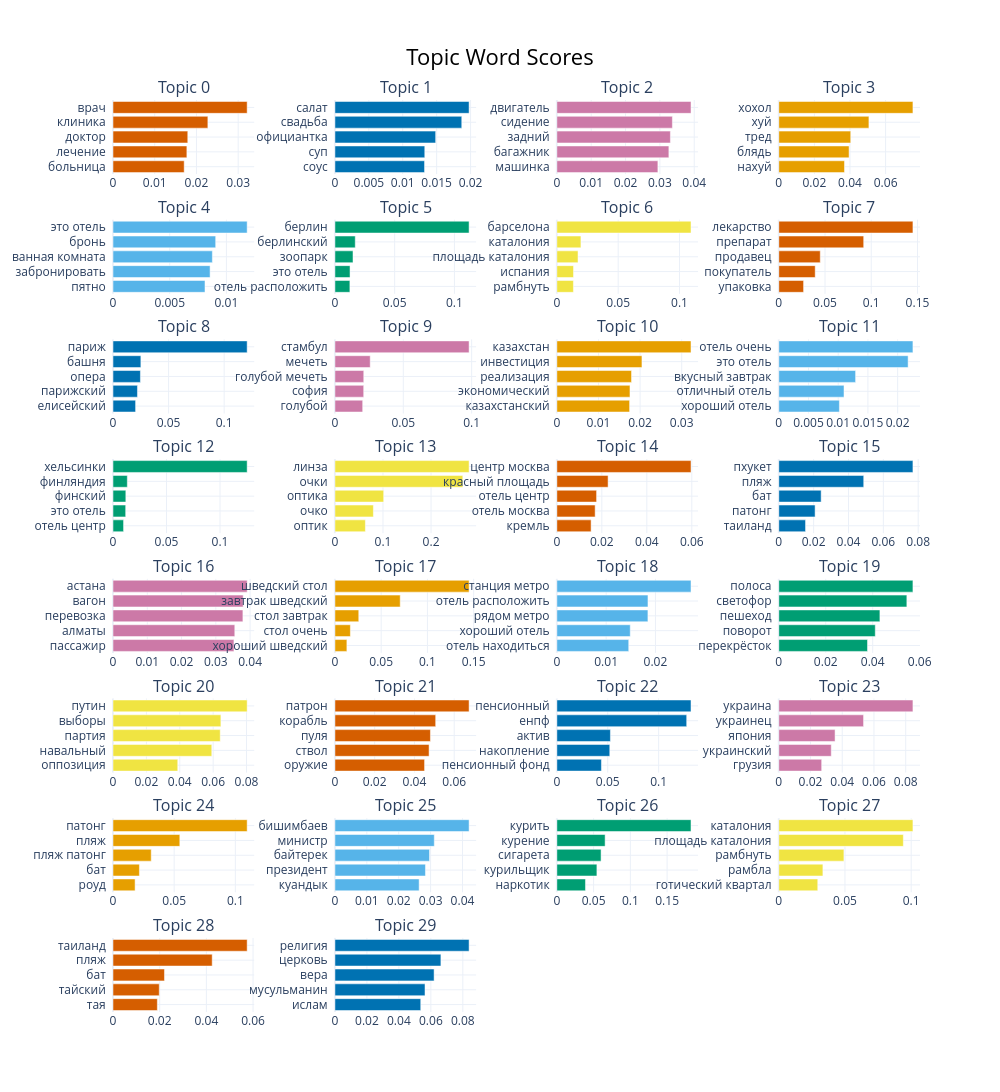

Here is the notebook cell this chart was saved with:
### Code cell
topic_model_tuned.visualize_barchart(top_n_topics=30)

### Figure 1 — Plotly figure (JSON) as saved in the notebook; plotly's stock layout.template omitted (floating-point values rounded to 4 significant figures)
{"data": [{"marker": {"color": "#D55E00"}, "orientation": "h", "type": "bar", "x": [0.01706, 0.0177, 0.01792, 0.02274, 0.03215], "xaxis": "x", "y": ["больница  ", "лечение  ", "доктор  ", "клиника  ", "врач  "], "yaxis": "y"}, {"marker": {"color": "#0072B2"}, "orientation": "h", "type": "bar", "x": [0.01321, 0.01325, 0.01486, 0.0187, 0.01978], "xaxis": "x2", "y": ["соус  ", "суп  ", "официантка  ", "свадьба  ", "салат  "], "yaxis": "y2"}, {"marker": {"color": "#CC79A7"}, "orientation": "h", "type": "bar", "x": [0.02942, 0.03262, 0.03306, 0.03364, 0.03906], "xaxis": "x3", "y": ["машинка  ", "багажник  ", "задний  ", "сидение  ", "двигатель  "], "yaxis": "y3"}, {"marker": {"color": "#E69F00"}, "orientation": "h", "type": "bar", "x": [0.03692, 0.03948, 0.04041, 0.05062, 0.07535], "xaxis": "x4", "y": ["нахуй  ", "блядь  ", "тред  ", "хуй  ", "хохол  "], "yaxis": "y4"}, {"marker": {"color": "#56B4E9"}, "orientation": "h", "type": "bar", "x": [0.008113, 0.008563, 0.008763, 0.009055, 0.01183], "xaxis": "x5", "y": ["пятно  ", "забронировать  ", "ванная комната  ", "бронь  ", "это отель  "], "yaxis": "y5"}, {"marker": {"color": "#009E73"}, "orientation": "h", "type": "bar", "x": [0.01251, 0.01265, 0.01513, 0.01702, 0.1123], "xaxis": "x6", "y": ["отель расположить  ", "это отель  ", "зоопарк  ", "берлинский  ", "берлин  "], "yaxis": "y6"}, {"marker": {"color": "#F0E442"}, "orientation": "h", "type": "bar", "x": [0.01351, 0.01359, 0.01727, 0.01962, 0.1094], "xaxis": "x7", "y": ["рамбнуть  ", "испания  ", "площадь каталония  ", "каталония  ", "барселона  "], "yaxis": "y7"}, {"marker": {"color": "#D55E00"}, "orientation": "h", "type": "bar", "x": [0.02683, 0.0394, 0.04487, 0.09184, 0.1451], "xaxis": "x8", "y": ["упаковка  ", "покупатель  ", "продавец  ", "препарат  ", "лекарство  "], "yaxis": "y8"}, {"marker": {"color": "#0072B2"}, "orientation": "h", "type": "bar", "x": [0.02033, 0.02201, 0.02466, 0.02507, 0.1207], "xaxis": "x9", "y": ["елисейский  ", "парижский  ", "опера  ", "башня  ", "париж  "], "yaxis": "y9"}, {"marker": {"color": "#CC79A7"}, "orientation": "h", "type": "bar", "x": [0.0203, 0.02104, 0.02109, 0.0258, 0.09813], "xaxis": "x10", "y": ["голубой  ", "софия  ", "голубой мечеть  ", "мечеть  ", "стамбул  "], "yaxis": "y10"}, {"marker": {"color": "#E69F00"}, "orientation": "h", "type": "bar", "x": [0.01748, 0.01757, 0.01794, 0.02045, 0.03224], "xaxis": "x11", "y": ["казахстанский  ", "экономический  ", "реализация  ", "инвестиция  ", "казахстан  "], "yaxis": "y11"}, {"marker": {"color": "#56B4E9"}, "orientation": "h", "type": "bar", "x": [0.0102, 0.01098, 0.01293, 0.02176, 0.02257], "xaxis": "x12", "y": ["хороший отель  ", "отличный отель  ", "вкусный завтрак  ", "это отель  ", "отель очень  "], "yaxis": "y12"}, {"marker": {"color": "#009E73"}, "orientation": "h", "type": "bar", "x": [0.009867, 0.01185, 0.01199, 0.01338, 0.1254], "xaxis": "x13", "y": ["отель центр  ", "это отель  ", "финский  ", "финляндия  ", "хельсинки  "], "yaxis": "y13"}, {"marker": {"color": "#F0E442"}, "orientation": "h", "type": "bar", "x": [0.06335, 0.08, 0.1014, 0.2661, 0.2791], "xaxis": "x14", "y": ["оптик  ", "очко  ", "оптика  ", "очки  ", "линза  "], "yaxis": "y14"}, {"marker": {"color": "#D55E00"}, "orientation": "h", "type": "bar", "x": [0.01523, 0.01703, 0.01766, 0.02278, 0.05965], "xaxis": "x15", "y": ["кремль  ", "отель москва  ", "отель центр  ", "красный площадь  ", "центр москва  "], "yaxis": "y15"}, {"marker": {"color": "#0072B2"}, "orientation": "h", "type": "bar", "x": [0.01536, 0.02085, 0.02431, 0.04875, 0.07699], "xaxis": "x16", "y": ["таиланд  ", "патонг  ", "бат  ", "пляж  ", "пхукет  "], "yaxis": "y16"}, {"marker": {"color": "#CC79A7"}, "orientation": "h", "type": "bar", "x": [0.03528, 0.03553, 0.0379, 0.03798, 0.03914], "xaxis": "x17", "y": ["пассажир  ", "алматы  ", "перевозка  ", "вагон  ", "астана  "], "yaxis": "y17"}, {"marker": {"color": "#E69F00"}, "orientation": "h", "type": "bar", "x": [0.01292, 0.0167, 0.02577, 0.07059, 0.145], "xaxis": "x18", "y": ["хороший шведский  ", "стол очень  ", "стол завтрак  ", "завтрак шведский  ", "шведский стол  "], "yaxis": "y18"}, {"marker": {"color": "#56B4E9"}, "orientation": "h", "type": "bar", "x": [0.01458, 0.01489, 0.01847, 0.01848, 0.02722], "xaxis": "x19", "y": ["отель находиться  ", "хороший отель  ", "рядом метро  ", "отель расположить  ", "станция метро  "], "yaxis": "y19"}, {"marker": {"color": "#009E73"}, "orientation": "h", "type": "bar", "x": [0.03778, 0.04109, 0.04306, 0.05454, 0.05713], "xaxis": "x20", "y": ["перекрёсток  ", "поворот  ", "пешеход  ", "светофор  ", "полоса  "], "yaxis": "y20"}, {"marker": {"color": "#F0E442"}, "orientation": "h", "type": "bar", "x": [0.0388, 0.05919, 0.06425, 0.06465, 0.08039], "xaxis": "x21", "y": ["оппозиция  ", "навальный  ", "партия  ", "выборы  ", "путин  "], "yaxis": "y21"}, {"marker": {"color": "#D55E00"}, "orientation": "h", "type": "bar", "x": [0.04509, 0.04736, 0.04804, 0.05068, 0.06748], "xaxis": "x22", "y": ["оружие  ", "ствол  ", "пуля  ", "корабль  ", "патрон  "], "yaxis": "y22"}, {"marker": {"color": "#0072B2"}, "orientation": "h", "type": "bar", "x": [0.0438, 0.05201, 0.05263, 0.1276, 0.1318], "xaxis": "x23", "y": ["пенсионный фонд  ", "накопление  ", "актив  ", "енпф  ", "пенсионный  "], "yaxis": "y23"}, {"marker": {"color": "#CC79A7"}, "orientation": "h", "type": "bar", "x": [0.02704, 0.03308, 0.03548, 0.05343, 0.08456], "xaxis": "x24", "y": ["грузия  ", "украинский  ", "япония  ", "украинец  ", "украина  "], "yaxis": "y24"}, {"marker": {"color": "#E69F00"}, "orientation": "h", "type": "bar", "x": [0.01805, 0.02159, 0.03124, 0.05462, 0.1097], "xaxis": "x25", "y": ["роуд  ", "бат  ", "пляж патонг  ", "пляж  ", "патонг  "], "yaxis": "y25"}, {"marker": {"color": "#56B4E9"}, "orientation": "h", "type": "bar", "x": [0.0264, 0.02839, 0.02965, 0.03116, 0.04207], "xaxis": "x26", "y": ["куандык  ", "президент  ", "байтерек  ", "министр  ", "бишимбаев  "], "yaxis": "y26"}, {"marker": {"color": "#009E73"}, "orientation": "h", "type": "bar", "x": [0.03894, 0.05448, 0.06015, 0.06566, 0.1825], "xaxis": "x27", "y": ["наркотик  ", "курильщик  ", "сигарета  ", "курение  ", "курить  "], "yaxis": "y27"}, {"marker": {"color": "#F0E442"}, "orientation": "h", "type": "bar", "x": [0.02945, 0.03333, 0.0492, 0.09408, 0.1013], "xaxis": "x28", "y": ["готический квартал  ", "рамбла  ", "рамбнуть  ", "площадь каталония  ", "каталония  "], "yaxis": "y28"}, {"marker": {"color": "#D55E00"}, "orientation": "h", "type": "bar", "x": [0.019, 0.01982, 0.02205, 0.0425, 0.05748], "xaxis": "x29", "y": ["тая  ", "тайский  ", "бат  ", "пляж  ", "таиланд  "], "yaxis": "y29"}, {"marker": {"color": "#0072B2"}, "orientation": "h", "type": "bar", "x": [0.05368, 0.05634, 0.06203, 0.06629, 0.08392], "xaxis": "x30", "y": ["ислам  ", "мусульманин  ", "вера  ", "церковь  ", "религия  "], "yaxis": "y30"}], "layout": {"annotations": [{"font": {"size": 16}, "showarrow": false, "text": "Topic 0", "x": 0.0875, "xanchor": "center", "xref": "paper", "y": 1, "yanchor": "bottom", "yref": "paper"}, {"font": {"size": 16}, "showarrow": false, "text": "Topic 1", "x": 0.3625, "xanchor": "center", "xref": "paper", "y": 1, "yanchor": "bottom", "yref": "paper"}, {"font": {"size": 16}, "showarrow": false, "text": "Topic 2", "x": 0.6375, "xanchor": "center", "xref": "paper", "y": 1, "yanchor": "bottom", "yref": "paper"}, {"font": {"size": 16}, "showarrow": false, "text": "Topic 3", "x": 0.9125, "xanchor": "center", "xref": "paper", "y": 1, "yanchor": "bottom", "yref": "paper"}, {"font": {"size": 16}, "showarrow": false, "text": "Topic 4", "x": 0.0875, "xanchor": "center", "xref": "paper", "y": 0.8687, "yanchor": "bottom", "yref": "paper"}, {"font": {"size": 16}, "showarrow": false, "text": "Topic 5", "x": 0.3625, "xanchor": "center", "xref": "paper", "y": 0.8687, "yanchor": "bottom", "yref": "paper"}, {"font": {"size": 16}, "showarrow": false, "text": "Topic 6", "x": 0.6375, "xanchor": "center", "xref": "paper", "y": 0.8687, "yanchor": "bottom", "yref": "paper"}, {"font": {"size": 16}, "showarrow": false, "text": "Topic 7", "x": 0.9125, "xanchor": "center", "xref": "paper", "y": 0.8687, "yanchor": "bottom", "yref": "paper"}, {"font": {"size": 16}, "showarrow": false, "text": "Topic 8", "x": 0.0875, "xanchor": "center", "xref": "paper", "y": 0.7375, "yanchor": "bottom", "yref": "paper"}, {"font": {"size": 16}, "showarrow": false, "text": "Topic 9", "x": 0.3625, "xanchor": "center", "xref": "paper", "y": 0.7375, "yanchor": "bottom", "yref": "paper"}, {"font": {"size": 16}, "showarrow": false, "text": "Topic 10", "x": 0.6375, "xanchor": "center", "xref": "paper", "y": 0.7375, "yanchor": "bottom", "yref": "paper"}, {"font": {"size": 16}, "showarrow": false, "text": "Topic 11", "x": 0.9125, "xanchor": "center", "xref": "paper", "y": 0.7375, "yanchor": "bottom", "yref": "paper"}, {"font": {"size": 16}, "showarrow": false, "text": "Topic 12", "x": 0.0875, "xanchor": "center", "xref": "paper", "y": 0.6062, "yanchor": "bottom", "yref": "paper"}, {"font": {"size": 16}, "showarrow": false, "text": "Topic 13", "x": 0.3625, "xanchor": "center", "xref": "paper", "y": 0.6062, "yanchor": "bottom", "yref": "paper"}, {"font": {"size": 16}, "showarrow": false, "text": "Topic 14", "x": 0.6375, "xanchor": "center", "xref": "paper", "y": 0.6062, "yanchor": "bottom", "yref": "paper"}, {"font": {"size": 16}, "showarrow": false, "text": "Topic 15", "x": 0.9125, "xanchor": "center", "xref": "paper", "y": 0.6062, "yanchor": "bottom", "yref": "paper"}, {"font": {"size": 16}, "showarrow": false, "text": "Topic 16", "x": 0.0875, "xanchor": "center", "xref": "paper", "y": 0.475, "yanchor": "bottom", "yref": "paper"}, {"font": {"size": 16}, "showarrow": false, "text": "Topic 17", "x": 0.3625, "xanchor": "center", "xref": "paper", "y": 0.475, "yanchor": "bottom", "yref": "paper"}, {"font": {"size": 16}, "showarrow": false, "text": "Topic 18", "x": 0.6375, "xanchor": "center", "xref": "paper", "y": 0.475, "yanchor": "bottom", "yref": "paper"}, {"font": {"size": 16}, "showarrow": false, "text": "Topic 19", "x": 0.9125, "xanchor": "center", "xref": "paper", "y": 0.475, "yanchor": "bottom", "yref": "paper"}, {"font": {"size": 16}, "showarrow": false, "text": "Topic 20", "x": 0.0875, "xanchor": "center", "xref": "paper", "y": 0.3437, "yanchor": "bottom", "yref": "paper"}, {"font": {"size": 16}, "showarrow": false, "text": "Topic 21", "x": 0.3625, "xanchor": "center", "xref": "paper", "y": 0.3437, "yanchor": "bottom", "yref": "paper"}, {"font": {"size": 16}, "showarrow": false, "text": "Topic 22", "x": 0.6375, "xanchor": "center", "xref": "paper", "y": 0.3437, "yanchor": "bottom", "yref": "paper"}, {"font": {"size": 16}, "showarrow": false, "text": "Topic 23", "x": 0.9125, "xanchor": "center", "xref": "paper", "y": 0.3437, "yanchor": "bottom", "yref": "paper"}, {"font": {"size": 16}, "showarrow": false, "text": "Topic 24", "x": 0.0875, "xanchor": "center", "xref": "paper", "y": 0.2125, "yanchor": "bottom", "yref": "paper"}, {"font": {"size": 16}, "showarrow": false, "text": "Topic 25", "x": 0.3625, "xanchor": "center", "xref": "paper", "y": 0.2125, "yanchor": "bottom", "yref": "paper"}, {"font": {"size": 16}, "showarrow": false, "text": "Topic 26", "x": 0.6375, "xanchor": "center", "xref": "paper", "y": 0.2125, "yanchor": "bottom", "yref": "paper"}, {"font": {"size": 16}, "showarrow": false, "text": "Topic 27", "x": 0.9125, "xanchor": "center", "xref": "paper", "y": 0.2125, "yanchor": "bottom", "yref": "paper"}, {"font": {"size": 16}, "showarrow": false, "text": "Topic 28", "x": 0.0875, "xanchor": "center", "xref": "paper", "y": 0.08125, "yanchor": "bottom", "yref": "paper"}, {"font": {"size": 16}, "showarrow": false, "text": "Topic 29", "x": 0.3625, "xanchor": "center", "xref": "paper", "y": 0.08125, "yanchor": "bottom", "yref": "paper"}], "height": 2000, "hoverlabel": {"bgcolor": "white", "font": {"family": "Rockwell", "size": 16}}, "showlegend": false, "title": {"font": {"color": "Black", "size": 22}, "text": "Topic Word Scores", "x": 0.5, "xanchor": "center", "yanchor": "top"}, "width": 1000, "xaxis": {"anchor": "y", "domain": [0, 0.175], "showgrid": true}, "xaxis10": {"anchor": "y10", "domain": [0.275, 0.45], "showgrid": true}, "xaxis11": {"anchor": "y11", "domain": [0.55, 0.725], "showgrid": true}, "xaxis12": {"anchor": "y12", "domain": [0.825, 1], "showgrid": true}, "xaxis13": {"anchor": "y13", "domain": [0, 0.175], "showgrid": true}, "xaxis14": {"anchor": "y14", "domain": [0.275, 0.45], "showgrid": true}, "xaxis15": {"anchor": "y15", "domain": [0.55, 0.725], "showgrid": true}, "xaxis16": {"anchor": "y16", "domain": [0.825, 1], "showgrid": true}, "xaxis17": {"anchor": "y17", "domain": [0, 0.175], "showgrid": true}, "xaxis18": {"anchor": "y18", "domain": [0.275, 0.45], "showgrid": true}, "xaxis19": {"anchor": "y19", "domain": [0.55, 0.725], "showgrid": true}, "xaxis2": {"anchor": "y2", "domain": [0.275, 0.45], "showgrid": true}, "xaxis20": {"anchor": "y20", "domain": [0.825, 1], "showgrid": true}, "xaxis21": {"anchor": "y21", "domain": [0, 0.175], "showgrid": true}, "xaxis22": {"anchor": "y22", "domain": [0.275, 0.45], "showgrid": true}, "xaxis23": {"anchor": "y23", "domain": [0.55, 0.725], "showgrid": true}, "xaxis24": {"anchor": "y24", "domain": [0.825, 1], "showgrid": true}, "xaxis25": {"anchor": "y25", "domain": [0, 0.175], "showgrid": true}, "xaxis26": {"anchor": "y26", "domain": [0.275, 0.45], "showgrid": true}, "xaxis27": {"anchor": "y27", "domain": [0.55, 0.725], "showgrid": true}, "xaxis28": {"anchor": "y28", "domain": [0.825, 1], "showgrid": true}, "xaxis29": {"anchor": "y29", "domain": [0, 0.175], "showgrid": true}, "xaxis3": {"anchor": "y3", "domain": [0.55, 0.725], "showgrid": true}, "xaxis30": {"anchor": "y30", "domain": [0.275, 0.45], "showgrid": true}, "xaxis31": {"anchor": "y31", "domain": [0.55, 0.725], "showgrid": true}, "xaxis32": {"anchor": "y32", "domain": [0.825, 1], "showgrid": true}, "xaxis4": {"anchor": "y4", "domain": [0.825, 1], "showgrid": true}, "xaxis5": {"anchor": "y5", "domain": [0, 0.175], "showgrid": true}, "xaxis6": {"anchor": "y6", "domain": [0.275, 0.45], "showgrid": true}, "xaxis7": {"anchor": "y7", "domain": [0.55, 0.725], "showgrid": true}, "xaxis8": {"anchor": "y8", "domain": [0.825, 1], "showgrid": true}, "xaxis9": {"anchor": "y9", "domain": [0, 0.175], "showgrid": true}, "yaxis": {"anchor": "x", "domain": [0.9187, 1], "showgrid": true}, "yaxis10": {"anchor": "x10", "domain": [0.6562, 0.7375], "showgrid": true}, "yaxis11": {"anchor": "x11", "domain": [0.6562, 0.7375], "showgrid": true}, "yaxis12": {"anchor": "x12", "domain": [0.6562, 0.7375], "showgrid": true}, "yaxis13": {"anchor": "x13", "domain": [0.525, 0.6062], "showgrid": true}, "yaxis14": {"anchor": "x14", "domain": [0.525, 0.6062], "showgrid": true}, "yaxis15": {"anchor": "x15", "domain": [0.525, 0.6062], "showgrid": true}, "yaxis16": {"anchor": "x16", "domain": [0.525, 0.6062], "showgrid": true}, "yaxis17": {"anchor": "x17", "domain": [0.3937, 0.475], "showgrid": true}, "yaxis18": {"anchor": "x18", "domain": [0.3937, 0.475], "showgrid": true}, "yaxis19": {"anchor": "x19", "domain": [0.3937, 0.475], "showgrid": true}, "yaxis2": {"anchor": "x2", "domain": [0.9187, 1], "showgrid": true}, "yaxis20": {"anchor": "x20", "domain": [0.3937, 0.475], "showgrid": true}, "yaxis21": {"anchor": "x21", "domain": [0.2625, 0.3437], "showgrid": true}, "yaxis22": {"anchor": "x22", "domain": [0.2625, 0.3437], "showgrid": true}, "yaxis23": {"anchor": "x23", "domain": [0.2625, 0.3437], "showgrid": true}, "yaxis24": {"anchor": "x24", "domain": [0.2625, 0.3437], "showgrid": true}, "yaxis25": {"anchor": "x25", "domain": [0.1312, 0.2125], "showgrid": true}, "yaxis26": {"anchor": "x26", "domain": [0.1312, 0.2125], "showgrid": true}, "yaxis27": {"anchor": "x27", "domain": [0.1312, 0.2125], "showgrid": true}, "yaxis28": {"anchor": "x28", "domain": [0.1312, 0.2125], "showgrid": true}, "yaxis29": {"anchor": "x29", "domain": [0, 0.08125], "showgrid": true}, "yaxis3": {"anchor": "x3", "domain": [0.9187, 1], "showgrid": true}, "yaxis30": {"anchor": "x30", "domain": [0, 0.08125], "showgrid": true}, "yaxis31": {"anchor": "x31", "domain": [0, 0.08125], "showgrid": true}, "yaxis32": {"anchor": "x32", "domain": [0, 0.08125], "showgrid": true}, "yaxis4": {"anchor": "x4", "domain": [0.9187, 1], "showgrid": true}, "yaxis5": {"anchor": "x5", "domain": [0.7875, 0.8687], "showgrid": true}, "yaxis6": {"anchor": "x6", "domain": [0.7875, 0.8687], "showgrid": true}, "yaxis7": {"anchor": "x7", "domain": [0.7875, 0.8687], "showgrid": true}, "yaxis8": {"anchor": "x8", "domain": [0.7875, 0.8687], "showgrid": true}, "yaxis9": {"anchor": "x9", "domain": [0.6562, 0.7375], "showgrid": true}}}
